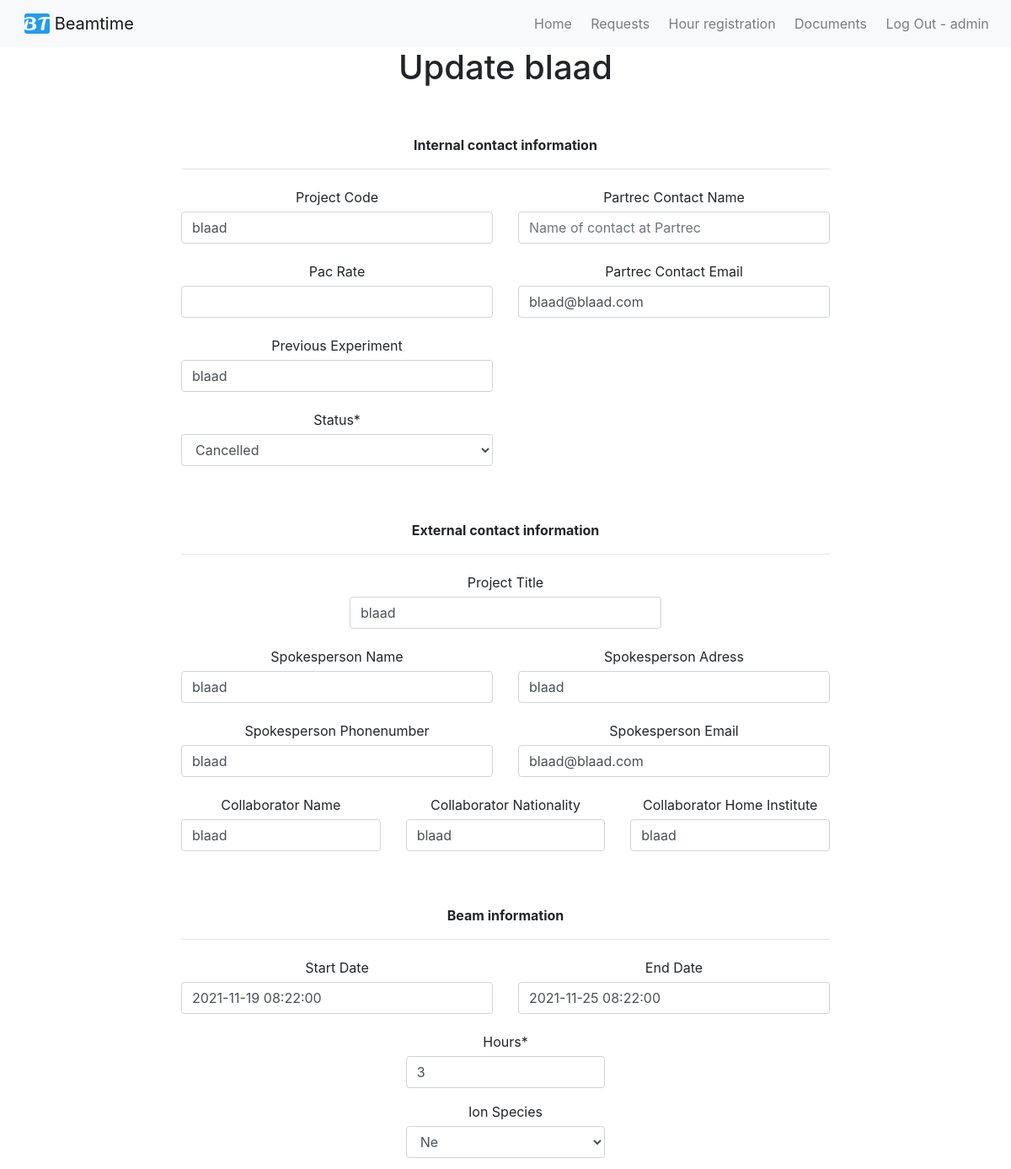
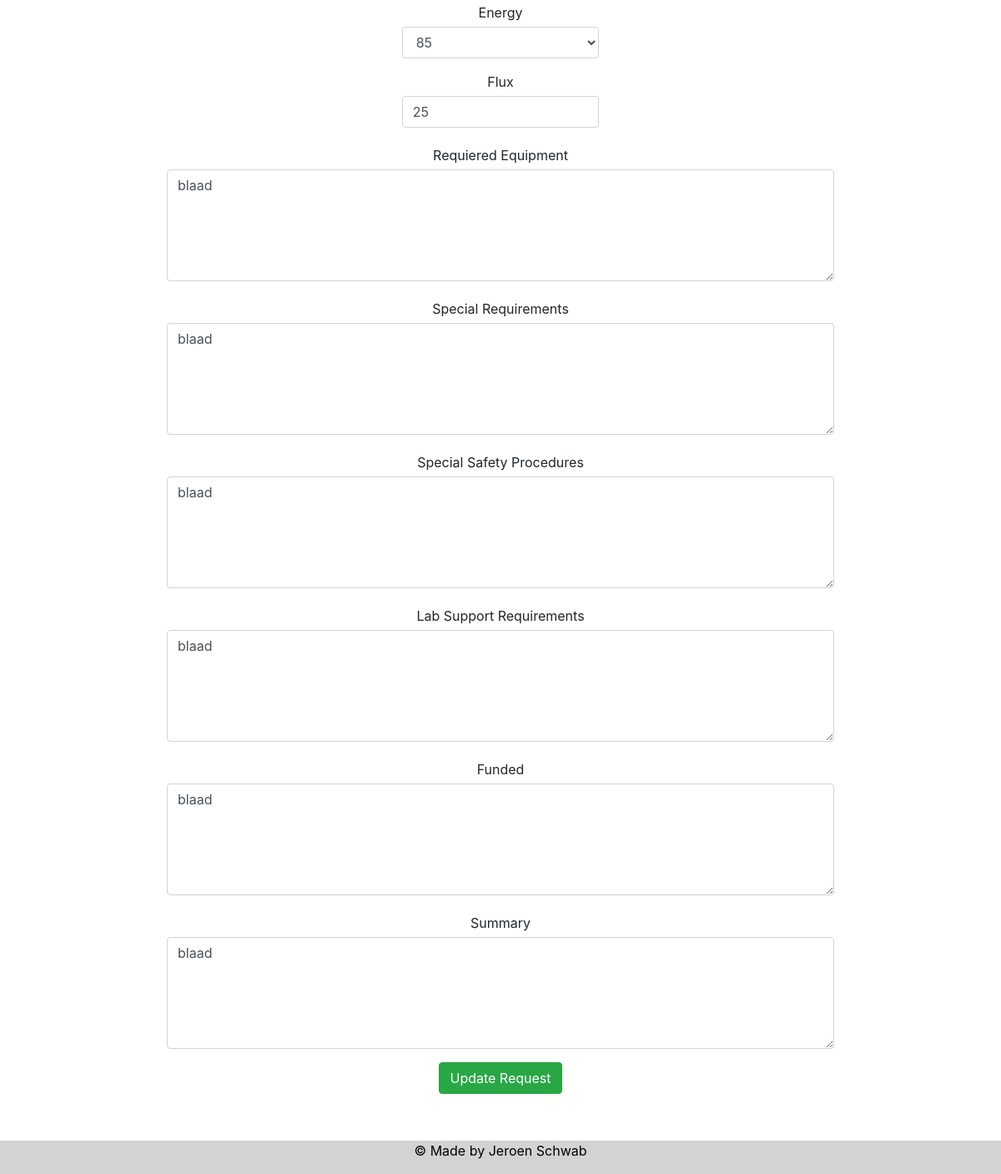
The app's page /beamrequest/blaad/update/ (signed in) with its own data (2 pictures, top to bottom).
### beamrequest/models.py (models this page shows, shortened)
class CreateBeamRequestModel(models.Model):
	SELECT		= 'Select'
	REQUEST		= 'Request'
	TENTATIVE	= 'Tentavive'
	ACCEPTED	= 'Accepted'
	CONFIRMED	= 'Confirmed'
	CANCELLED	= 'Cancelled'
	COMPLETED	= 'Completed'
	QUEUED		= 'Queued'
	STATUS_CHOICES = [
		(SELECT, ('Select an option')),
		(REQUEST, ('Request')),
		(TENTATIVE, ('Tentative')),
		(ACCEPTED,  ('Accepted')),
		(CONFIRMED, ('Confirmed')),
		(CANCELLED, ('Cancelled')),
		(COMPLETED, ('Completed')),
		(QUEUED, ('Queued')),
	]
	DIFBEAMS_CHOICES = [tuple([x,x]) for x in range(1,5)]
	SHIFTS_CHOICES = [tuple([x,x]) for x in range(1,17)]
	Project_Code = models.CharField(unique=True, max_length=20, blank = True)
	Pac_Rate = models.CharField(max_length=10, blank = True)
	Partrec_Contact_Name = models.CharField(max_length=50, blank = True)
	Partrec_Contact_Email = models.EmailField(blank = True)
	Previous_Experiment = models.CharField(max_length=200, blank = True)
	Status = models.CharField(max_length=25, choices=STATUS_CHOICES, default='SELECT')
	Project_Title = models.CharField(max_length=100, blank = True)
	Spokesperson_Name = models.CharField(max_length=50, blank = True)
	Spokesperson_Adress = models.CharField(max_length=50, blank = True)
	Spokesperson_Phonenumber = models.CharField(max_length=20, blank = True)
	Spokesperson_Email = models.EmailField(blank = True)
	Collaborator_Name = models.TextField(blank = True)
	Collaborator_Nationality = models.TextField(blank = True)
	Collaborator_Home_Institute = models.TextField(blank = True)
	Different_Beams = models.IntegerField(choices=DIFBEAMS_CHOICES, default='1')
	Beam_Note = models.TextField(blank = True)
	Hours = models.IntegerField(default='1')
	Ion_Species = models.ForeignKey(IonSpecies, on_delete=models.CASCADE, blank = True, null=True)
	Energy = ChainedForeignKey(Energys, chained_field="Ion_Species", chained_model_field="Ion_Species",	show_all=False,	auto_choose=True, blank = True, null=True)
	Flux = models.CharField(max_length=50, blank = True, null = True)
	Start_Date = models.DateTimeField(blank = True, null=True)
	End_Date = models.DateTimeField(blank = True, null=True)
	Requiered_Equipment = models.TextField(blank = True)
	Special_Requirements = models.TextField(blank = True)
	Special_Safety_Procedures = models.TextField(blank = True)
	Lab_Support_Requirements = models.TextField(blank = True)
	Funded = models.TextField(blank = True)
	Summary = models.TextField(blank = True)

### beamrequest/views.py (the view)
# urls.py: path('<str:Project_Code>/update/', beam_request_update_page, name='update'),
@staff_member_required
def beam_request_update_page(request, Project_Code):
    obj = get_object_or_404(CreateBeamRequestModel, Project_Code = Project_Code)
    form = CreateBeamRequestForm(request.POST or None, instance=obj)
    if form.is_valid():
        print(form.cleaned_data)
        form.save()
        return redirect('/beamrequest/home/')
    template_name = 'request/update.html'
    context = {"title": f"Update {obj.Project_Code}", 'form': form }
    return render(request, template_name, context)

### beamrequest/models.py (called while the page is built)
	def __str__(self):
		return self.Name

	def __str__(self):
		return self.Name

### templates/request/update.html (shortened to what this page needs)
{% extends 'base.html' %}
{% load crispy_forms_tags %}
{% block content %}
	<form method="post" novalidate>
		<br><br>
		<b>Internal contact information</b>
		<hr class="divider"></hr>
		<div class="row">
			<div class="col-6">
			 {{ form.Project_Code|as_crispy_field }}
			</div>
			<div class="col-6">
			 {{ form.Partrec_Contact_Name|as_crispy_field }}
		 </div>
		</div>
		<div class="row">
			<div class="col-6">
			 {{ form.Pac_Rate|as_crispy_field }}
			</div>
			<div class="col-6">
			 {{ form.Partrec_Contact_Email|as_crispy_field }}
		 </div>
		</div>
		<div class="row">
			<div class="col-6">
			 {{ form.Previous_Experiment|as_crispy_field }}
			</div>
			<div class="col-6">
		 </div>
		</div>
		<div class="row">
			<div class="col-6">
			 {{ form.Status|as_crispy_field }}
			</div>
			<div class="col-6">
		 </div>
		</div>
		<br><br>
		<b>External contact information</b>
		<hr class="divider"></hr>
		<div class="row justify-content-center">
		 <div class="col-6">
			{{ form.Project_Title|as_crispy_field }}
		 </div>
		</div>
		<div class="row">
		 <div class="col-6">
			{{ form.Spokesperson_Name|as_crispy_field }}
		 </div>
		 <div class="col-6">
			{{ form.Spokesperson_Adress|as_crispy_field }}
		 </div>
		</div>
		<div class="row">
		 <div class="col-6">
			{{ form.Spokesperson_Phonenumber|as_crispy_field }}
		 </div>
		 <div class="col-6">
			{{ form.Spokesperson_Email|as_crispy_field }}
		 </div>
		</div>
		<div class="row">
		 <div class="col-4">
			{{ form.Collaborator_Name|as_crispy_field }}
		 </div>
		 <div class="col-4">
			{{ form.Collaborator_Nationality|as_crispy_field }}
		 </div>
		 <div class="col-4">
			{{ form.Collaborator_Home_Institute|as_crispy_field }}
		 </div>
		</div>
		 <br><br>
		 <b>Beam information</b>
		 <hr class="divider"></hr>
		<div class="row">
			<div class="col-6">
			 {{ form.Start_Date|as_crispy_field }}
			</div>
		  <div class="col-6">
				{{ form.End_Date|as_crispy_field }}
			</div>
		</div>
		<div class="row justify-content-center">
			<div class="col-4">
	  		  {{ form.Hours|as_crispy_field }}
		  	  {{ form.Ion_Species|as_crispy_field }}
			  {{ form.Energy|as_crispy_field }}
			  {{ form.Flux|as_crispy_field }}
			</div>
		</div>
		<div class="row justify-content-center">
		  {{ form.Requiered_Equipment|as_crispy_field }}
		  {{ form.Special_Requirements|as_crispy_field }}
		  {{ form.Special_Safety_Procedures|as_crispy_field }}
		  {{ form.Lab_Support_Requirements|as_crispy_field }}
		  {{ form.Funded|as_crispy_field }}
		  {{ form.Summary|as_crispy_field }}
		</div>
		<div class="row justify-content-center">
			<button type="submit" class="btn btn-success">Update Request</button>
		</div>
	</form>
<br><br><br><br>
{% endblock %}

### templates/navbar_main.html (shortened to what this page needs)
{% load static %}
<nav class="navbar navbar-expand-lg navbar-light bg-light">
  <div class="container-fluid">
    <a class="navbar-brand">
     <img src="{% static '/img/favicon.ico' %}" alt="" width="30" height="24" class="d-inline-block align-text-top">
     Beamtime
    </a>
    <div class="collapse navbar-collapse" id="navbarSupportedContent">
      <ul class="navbar-nav me-auto mb-2 mb-lg-0 ml-auto">
        <li class="nav-item">
          <a class="nav-link" href="/">Home</a>
        </li>
        {% if user.is_authenticated %}
          <li class="nav-item">
            <a class="nav-link" href="/beamrequest/home">Requests</a>
          </li>
          <li class="nav-item">
            <a class="nav-link" href="/hours/home">Hour registration</a>
          </li>
          <li class="nav-item">
            <a class="nav-link" href="/documentation/home">Documents</a>
          </li>
          <li class="nav-item">
            <a class="nav-link" href="{% url 'logout' %}">Log Out - {{ user.username }}</a>
          </li>
        </ul>
        {% else %}
          <li class="nav-item">
            <a class="nav-link" href="{% url 'login' %}">Log In</a>
          </li>
        {% endif %}
    </div>
  </div>
</nav>

### static/css/style.css (style rules this page uses)
label { display: block; margin: 5px 0; }
@media only screen and (min-width: 960px) { .navbar .navbar-nav .nav-link { padding: 1em 0.7em; } }
@media only screen and (min-width: 960px) { .navbar { padding: 0; } }
@media only screen and (min-width: 960px) { .navbar .navbar-brand { padding: 0 0.7em; } }
.navbar .navbar-nav .nav-link { position: relative; }
.navbar .navbar-nav .nav-link::after { position: absolute; bottom: 0; left: 0; right: 0; margin: auto; background-color: #000000; color: transparent; width: 0%; content: ''; height: 3px; transition: all 0.5s; }

### records on screen
CreateBeamRequestModel: Project_Code "blaad", Partrec_Contact_Email "blaad@blaad.com", Previous_Experiment "blaad", Status "Cancelled", Project_Title "blaad", Spokesperson_Name "blaad", Spokesperson_Adress "blaad", Spokesperson_Phonenumber "blaad", Spokesperson_Email "blaad@blaad.com", Collaborator_Name "blaad", Collaborator_Nationality "blaad", Collaborator_Home_Institute "blaad", Start_Date "2021-11-19 08:22:00", End_Date "2021-11-25 08:22:00", Hours "3", Ion_Species "Ne", Energy "85", Flux "25", Requiered_Equipment "blaad", Special_Requirements "blaad", Special_Safety_Procedures "blaad", Lab_Support_Requirements "blaad", Funded "blaad", Summary "blaad"

### other values on screen
{{ user.username }} "admin"
{{ title }} "Update blaad"
